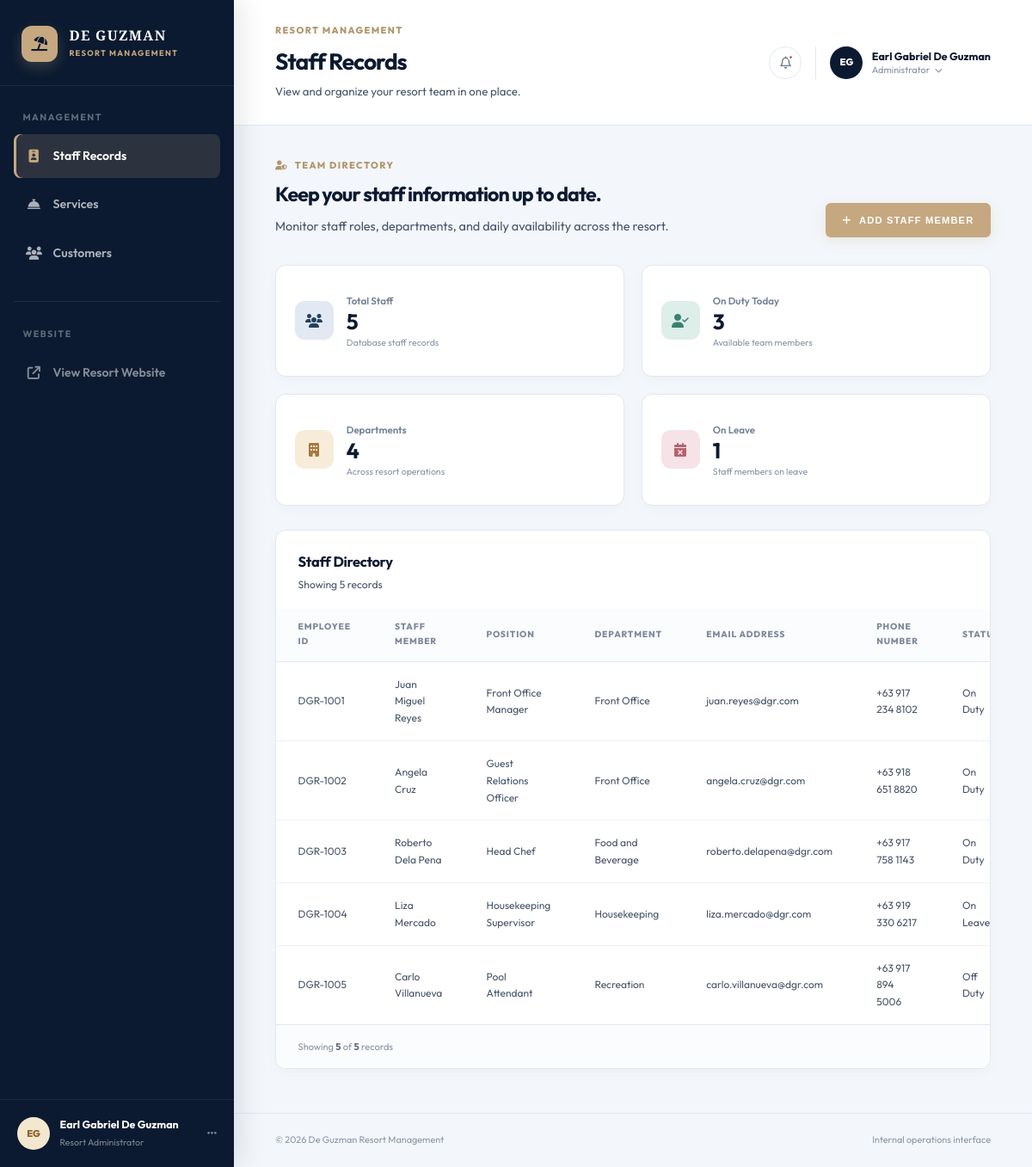
/admin/staff-records.php, run on the app's committed database.
### tables this page shows
CREATE TABLE IF NOT EXISTS staff (
    employee_id VARCHAR(20) PRIMARY KEY,
    name VARCHAR(100) NOT NULL,
    position VARCHAR(100) NOT NULL,
    department VARCHAR(100) NOT NULL,
    email VARCHAR(100) NOT NULL UNIQUE,
    phone VARCHAR(30) NOT NULL,
    status ENUM('On Duty', 'On Leave', 'Off Duty') NOT NULL
);

### Model/DB_Model.php (the view, shortened to what this page needs)
<?php
$connection = mysqli_connect(DB_SERVER, DB_USER, DB_PASS, DB_NAME, DB_PORT);
mysqli_set_charset($connection, 'utf8mb4');
function display_all($sql, $column_mappings, $url)
{
    global $connection;
    $result = mysqli_query($connection, $sql);
    $rowCount = mysqli_num_rows($result);
    $directoryName = match (basename($url)) {
        'services.php' => 'Service',
        'customers.php' => 'Customer',
        'staff-records.php' => 'Staff',
        default => 'Record',
    };
    $safeDirectoryName = htmlspecialchars($directoryName, ENT_QUOTES, 'UTF-8');
    $recordLabel = $rowCount === 1 ? 'record' : 'records';
    $output_list = "<section class='data-panel'>
        <div class='panel-heading'>
            <div>
                <h2>$safeDirectoryName Directory</h2>
                <p>Showing $rowCount $recordLabel</p>
            </div>
        </div>";
    if ($rowCount > 0) {
        $output_list .= "<div class='table-scroll'>
            <table class='records-table records-table-generic'>
                <thead><tr>";
        foreach ($column_mappings as $label) {
            $safeLabel = htmlspecialchars((string) $label, ENT_QUOTES, 'UTF-8');
            $output_list .= "<th scope='col'>$safeLabel</th>";
        }
        $output_list .= "<th scope='col'>Actions</th></tr></thead><tbody>";
        while ($row = mysqli_fetch_array($result)) {
            $output_list .= '<tr>';
            foreach ($column_mappings as $column_name => $label) {
                $value = $row[$column_name];
                $safeValue = htmlspecialchars((string) $value, ENT_QUOTES, 'UTF-8');
                $output_list .= "<td>$safeValue</td>";
            }
            $id = $row['id']
                ?? $row['service_id']
                ?? $row['customer_id']
                ?? $row['employee_id']
                ?? '';
            $safeId = rawurlencode((string) $id);
            $safeUrl = htmlspecialchars($url, ENT_QUOTES, 'UTF-8');
            $output_list .= "<td>
                <div class='record-actions'>
                    <a class='row-action' href='edit.php?id=$safeId' aria-label='Edit record' title='Edit'>
                        <i class='fa-solid fa-pen'></i>
                    </a>
                    <a class='row-action row-action-danger' href='$safeUrl?deleteid=$safeId' aria-label='Delete record' title='Delete'>
                        <i class='fa-solid fa-trash'></i>
                    </a>
                </div>
            </td></tr>";
        }
        $output_list .= '</tbody></table></div>';
    } else {
        $output_list .= "<p class='records-empty'>No records found.</p>";
    }
    $output_list .= "<div class='table-footer'>
        <p>Showing <strong>$rowCount</strong> of <strong>$rowCount</strong> $recordLabel</p>
    </div></section>";
    echo $output_list;
}
?>

### css/style.css (style rules this page uses)
:root { --color-primary: #0b1a30; --color-accent: #c5a880; --color-accent-hover: #b3956b; --color-dark: #071222; --color-light: #f8fafc; --color-body: #475569; --color-white: #ffffff; --color-border: #e2e8f0; --font-heading: 'Playfair Display', serif; --font-body: 'Outfit', sans-serif; --transition: all 0.4s cubic-bezier(0.16, 1, 0.3, 1); --shadow-sm: 0 4px 10px rgba(15, 26, 48, 0.03); --shadow-md: 0 12px 30px rgba(15, 26, 48, 0.06); --shadow-lg: 0 22px 50px rgba(15, 26, 48, 0.12); --border-radius: 12px; --border-radius-sm: 6px; }
* { margin: 0; padding: 0; box-sizing: border-box; }
html { scroll-behavior: smooth; }
body { font-family: var(--font-body); line-height: 1.65; color: var(--color-body); background-color: var(--color-white); -webkit-font-smoothing: antialiased; }
h1, h2, h3, h4 { font-family: var(--font-heading); color: var(--color-primary); font-weight: 700; margin-bottom: 1rem; }

### admin/css/admin.css (style rules this page uses)
.admin-body { background: #f3f6fa; color: var(--color-body); }
.data-panel { overflow: hidden; background: var(--color-white); border: 1px solid var(--color-border); border-radius: var(--border-radius); box-shadow: 0 5px 16px rgba(15, 26, 48, 0.025); }
.panel-heading { display: flex; align-items: center; justify-content: space-between; gap: 1rem; padding: 1.45rem 1.6rem 1.1rem; }
.panel-heading h2 { margin: 0 0 0.2rem; font-family: var(--font-body); font-size: 1.03rem; letter-spacing: -0.02em; }
.panel-heading p { font-size: 0.76rem; }
.table-scroll { overflow-x: auto; }
.records-table { width: 100%; min-width: 900px; border-collapse: collapse; text-align: left; }
.records-table th { padding: 0.85rem 1.6rem; border-bottom: 1px solid var(--color-border); background: #fbfcfe; color: #7e8a9c; font-size: 0.64rem; font-weight: 800; letter-spacing: 0.08em; text-transform: uppercase; }
.records-table td { padding: 1rem 1.6rem; border-bottom: 1px solid #edf0f4; vertical-align: middle; font-size: 0.75rem; }
.records-table tbody tr:last-child td { border-bottom: 0; }
.table-footer { display: flex; align-items: center; justify-content: space-between; gap: 1rem; padding: 1rem 1.6rem; border-top: 1px solid var(--color-border); background: #fbfcfe; }
.table-footer p { color: #8994a5; font-size: 0.69rem; }
.table-footer p strong { color: #5c6b80; }

### data on the page
staff: employee_id "DGR-1001", name "Juan Miguel Reyes", position "Front Office Manager", department "Front Office", email "juan.reyes@dgr.com", phone "+63 917 234 8102", status "On Duty"
staff: employee_id "DGR-1002", name "Angela Cruz", position "Guest Relations Officer", department "Front Office", email "angela.cruz@dgr.com", phone "+63 918 651 8820", status "On Duty"
staff: employee_id "DGR-1003", name "Roberto Dela Pena", position "Head Chef", department "Food and Beverage", email "roberto.delapena@dgr.com", phone "+63 917 758 1143", status "On Duty"
staff: employee_id "DGR-1004", name "Liza Mercado", position "Housekeeping Supervisor", department "Housekeeping", email "liza.mercado@dgr.com", phone "+63 919 330 6217", status "On Leave"
staff: employee_id "DGR-1005", name "Carlo Villanueva", position "Pool Attendant", department "Recreation", email "carlo.villanueva@dgr.com", phone "+63 917 894 5006", status "Off Duty"

### other printed values
$link['label'] "Staff Records"
$link['label'] "Services"
$link['label'] "Customers"
$page_heading "Staff Records"
$page_description "View and organize your resort team in one place."
$totalStaff "5"
$onDutyStaff "3"
$departmentCount "4"
$onLeaveStaff "1"
$safeDirectoryName "Staff"
$rowCount "5"
$recordLabel "records"
$safeLabel "EMPLOYEE ID"
$safeLabel "STAFF MEMBER"
$safeLabel "POSITION"
